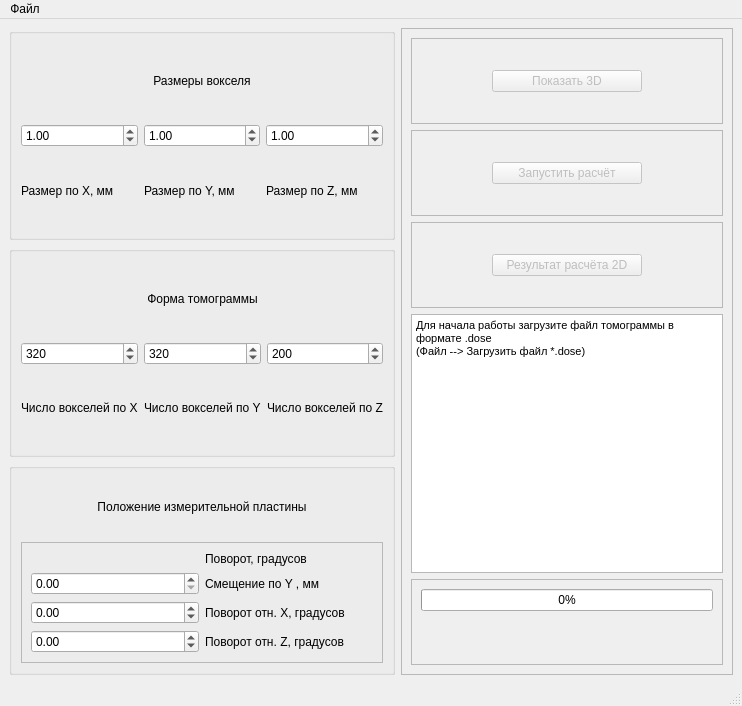
<?xml version="1.0" encoding="UTF-8"?>
<ui version="4.0">
 <class>MainWindow</class>
 <widget class="QMainWindow" name="MainWindow">
  <property name="geometry">
   <rect>
    <x>0</x>
    <y>0</y>
    <width>742</width>
    <height>706</height>
   </rect>
  </property>
  <property name="windowTitle">
   <string>Dose Verification</string>
  </property>
  <widget class="QWidget" name="centralwidget">
   <layout class="QGridLayout" name="gridLayout_8">
    <item row="0" column="0">
     <layout class="QVBoxLayout" name="verticalLayout_5">
      <item>
       <widget class="QGroupBox" name="groupBoxLeftUp">
        <property name="title">
         <string/>
        </property>
        <layout class="QGridLayout" name="gridLayout">
         <item row="2" column="0">
          <widget class="QLabel" name="label_2">
           <property name="text">
            <string>Размер по X, мм</string>
           </property>
          </widget>
         </item>
         <item row="2" column="2">
          <widget class="QLabel" name="label_4">
           <property name="text">
            <string>Размер по Z, мм</string>
           </property>
          </widget>
         </item>
         <item row="1" column="1">
          <widget class="QDoubleSpinBox" name="doubleSpinBoxYSize">
           <property name="value">
            <double>1.000000000000000</double>
           </property>
          </widget>
         </item>
         <item row="1" column="0">
          <widget class="QDoubleSpinBox" name="doubleSpinBoxXSize">
           <property name="singleStep">
            <double>1.000000000000000</double>
           </property>
           <property name="value">
            <double>1.000000000000000</double>
           </property>
          </widget>
         </item>
         <item row="0" column="1">
          <widget class="QLabel" name="label">
           <property name="text">
            <string>Размеры вокселя</string>
           </property>
           <property name="alignment">
            <set>Qt::AlignCenter</set>
           </property>
          </widget>
         </item>
         <item row="2" column="1">
          <widget class="QLabel" name="label_3">
           <property name="text">
            <string>Размер по Y, мм</string>
           </property>
          </widget>
         </item>
         <item row="1" column="2">
          <widget class="QDoubleSpinBox" name="doubleSpinBoxZSize">
           <property name="value">
            <double>1.000000000000000</double>
           </property>
          </widget>
         </item>
        </layout>
       </widget>
      </item>
      <item>
       <widget class="QGroupBox" name="groupBox_LeftCenter">
        <property name="title">
         <string/>
        </property>
        <layout class="QGridLayout" name="gridLayout_2">
         <item row="2" column="1">
          <widget class="QLabel" name="label_7">
           <property name="text">
            <string>Число вокселей по Y</string>
           </property>
          </widget>
         </item>
         <item row="1" column="0">
          <widget class="QSpinBox" name="spinBoxShapeX">
           <property name="maximum">
            <number>1000000</number>
           </property>
           <property name="value">
            <number>320</number>
           </property>
          </widget>
         </item>
         <item row="1" column="1">
          <widget class="QSpinBox" name="spinBoxShapeY">
           <property name="maximum">
            <number>1000000</number>
           </property>
           <property name="value">
            <number>320</number>
           </property>
          </widget>
         </item>
         <item row="2" column="2">
          <widget class="QLabel" name="label_8">
           <property name="text">
            <string>Число вокселей по Z</string>
           </property>
          </widget>
         </item>
         <item row="2" column="0">
          <widget class="QLabel" name="label_6">
           <property name="text">
            <string>Число вокселей по X</string>
           </property>
          </widget>
         </item>
         <item row="0" column="1">
          <widget class="QLabel" name="label_5">
           <property name="text">
            <string>Форма томограммы</string>
           </property>
           <property name="alignment">
            <set>Qt::AlignCenter</set>
           </property>
          </widget>
         </item>
         <item row="1" column="2">
          <widget class="QSpinBox" name="spinBoxShapeZ">
           <property name="maximum">
            <number>1000000</number>
           </property>
           <property name="value">
            <number>200</number>
           </property>
          </widget>
         </item>
        </layout>
       </widget>
      </item>
      <item>
       <widget class="QGroupBox" name="groupBox_LeftDown">
        <property name="title">
         <string/>
        </property>
        <layout class="QVBoxLayout" name="verticalLayout">
         <item>
          <widget class="QLabel" name="label_9">
           <property name="text">
            <string>Положение измерительной пластины</string>
           </property>
           <property name="alignment">
            <set>Qt::AlignCenter</set>
           </property>
          </widget>
         </item>
         <item>
          <widget class="QFrame" name="frame_8">
           <property name="frameShape">
            <enum>QFrame::StyledPanel</enum>
           </property>
           <property name="frameShadow">
            <enum>QFrame::Raised</enum>
           </property>
           <layout class="QGridLayout" name="gridLayout_7">
            <item row="2" column="2">
             <widget class="QLabel" name="label_13">
              <property name="text">
               <string>Смещение по Y , мм</string>
              </property>
              <property name="alignment">
               <set>Qt::AlignLeading|Qt::AlignLeft|Qt::AlignVCenter</set>
              </property>
             </widget>
            </item>
            <item row="4" column="2">
             <widget class="QLabel" name="label_12">
              <property name="text">
               <string>Поворот отн. Z, градусов</string>
              </property>
              <property name="alignment">
               <set>Qt::AlignLeading|Qt::AlignLeft|Qt::AlignVCenter</set>
              </property>
             </widget>
            </item>
            <item row="3" column="1">
             <widget class="QDoubleSpinBox" name="doubleSpinBox_RotX">
              <property name="decimals">
               <number>2</number>
              </property>
              <property name="minimum">
               <double>-90.000000000000000</double>
              </property>
              <property name="maximum">
               <double>90.000000000000000</double>
              </property>
             </widget>
            </item>
            <item row="4" column="1">
             <widget class="QDoubleSpinBox" name="doubleSpinBox_RotZ">
              <property name="minimum">
               <double>-90.000000000000000</double>
              </property>
              <property name="maximum">
               <double>90.000000000000000</double>
              </property>
             </widget>
            </item>
            <item row="0" column="2">
             <widget class="QLabel" name="label_14">
              <property name="text">
               <string>Поворот, градусов</string>
              </property>
             </widget>
            </item>
            <item row="3" column="2">
             <widget class="QLabel" name="label_11">
              <property name="text">
               <string>Поворот отн. X, градусов</string>
              </property>
              <property name="alignment">
               <set>Qt::AlignLeading|Qt::AlignLeft|Qt::AlignVCenter</set>
              </property>
             </widget>
            </item>
            <item row="2" column="1">
             <widget class="QDoubleSpinBox" name="doubleSpinBox_PlaceY">
              <property name="minimum">
               <double>0.000000000000000</double>
              </property>
              <property name="maximum">
               <double>1000.000000000000000</double>
              </property>
              <property name="singleStep">
               <double>1.000000000000000</double>
              </property>
             </widget>
            </item>
           </layout>
          </widget>
         </item>
        </layout>
       </widget>
      </item>
     </layout>
    </item>
    <item row="0" column="1">
     <widget class="QFrame" name="frame">
      <property name="maximumSize">
       <size>
        <width>421</width>
        <height>16777215</height>
       </size>
      </property>
      <property name="frameShape">
       <enum>QFrame::StyledPanel</enum>
      </property>
      <property name="frameShadow">
       <enum>QFrame::Raised</enum>
      </property>
      <layout class="QGridLayout" name="gridLayout_3">
       <item row="3" column="0">
        <widget class="QFrame" name="frame_2">
         <property name="frameShape">
          <enum>QFrame::StyledPanel</enum>
         </property>
         <property name="frameShadow">
          <enum>QFrame::Raised</enum>
         </property>
         <layout class="QGridLayout" name="gridLayout_6">
          <item row="1" column="0">
           <widget class="QPushButton" name="pushButton_ShowResult2D">
            <property name="enabled">
             <bool>false</bool>
            </property>
            <property name="maximumSize">
             <size>
              <width>150</width>
              <height>16777215</height>
             </size>
            </property>
            <property name="text">
             <string>Результат расчёта 2D</string>
            </property>
           </widget>
          </item>
         </layout>
        </widget>
       </item>
       <item row="0" column="0">
        <widget class="QFrame" name="frame_4">
         <property name="frameShape">
          <enum>QFrame::StyledPanel</enum>
         </property>
         <property name="frameShadow">
          <enum>QFrame::Raised</enum>
         </property>
         <layout class="QGridLayout" name="gridLayout_4">
          <item row="0" column="0">
           <widget class="QPushButton" name="pushButton_Show3D">
            <property name="enabled">
             <bool>false</bool>
            </property>
            <property name="maximumSize">
             <size>
              <width>150</width>
              <height>16777215</height>
             </size>
            </property>
            <property name="text">
             <string>Показать 3D</string>
            </property>
           </widget>
          </item>
         </layout>
        </widget>
       </item>
       <item row="4" column="0">
        <widget class="QTextBrowser" name="textBrowser">
         <property name="maximumSize">
          <size>
           <width>391</width>
           <height>259</height>
          </size>
         </property>
         <property name="layoutDirection">
          <enum>Qt::LeftToRight</enum>
         </property>
         <property name="html">
          <string>&lt;!DOCTYPE HTML PUBLIC &quot;-//W3C//DTD HTML 4.0//EN&quot; &quot;http://www.w3.org/TR/REC-html40/strict.dtd&quot;&gt;
&lt;html&gt;&lt;head&gt;&lt;meta name=&quot;qrichtext&quot; content=&quot;1&quot; /&gt;&lt;style type=&quot;text/css&quot;&gt;
p, li { white-space: pre-wrap; }
&lt;/style&gt;&lt;/head&gt;&lt;body style=&quot; font-family:'MS Shell Dlg 2'; font-size:8.25pt; font-weight:400; font-style:normal;&quot;&gt;
&lt;p style=&quot; margin-top:0px; margin-bottom:0px; margin-left:0px; margin-right:0px; -qt-block-indent:0; text-indent:0px;&quot;&gt;Для начала работы загрузите файл томограммы в формате .dose&lt;/p&gt;
&lt;p style=&quot; margin-top:0px; margin-bottom:0px; margin-left:0px; margin-right:0px; -qt-block-indent:0; text-indent:0px;&quot;&gt;(Файл --&amp;gt; Загрузить файл *.dose)&lt;/p&gt;&lt;/body&gt;&lt;/html&gt;</string>
         </property>
        </widget>
       </item>
       <item row="5" column="0">
        <widget class="QFrame" name="frame_5">
         <property name="frameShape">
          <enum>QFrame::StyledPanel</enum>
         </property>
         <property name="frameShadow">
          <enum>QFrame::Raised</enum>
         </property>
         <layout class="QGridLayout" name="gridLayout_9">
          <item row="0" column="0">
           <widget class="QProgressBar" name="progressBar">
            <property name="value">
             <number>0</number>
            </property>
           </widget>
          </item>
          <item row="1" column="0">
           <widget class="QLabel" name="labelTtimeProgress">
            <property name="text">
             <string/>
            </property>
           </widget>
          </item>
         </layout>
        </widget>
       </item>
       <item row="1" column="0">
        <widget class="QFrame" name="frame_3">
         <property name="frameShape">
          <enum>QFrame::StyledPanel</enum>
         </property>
         <property name="frameShadow">
          <enum>QFrame::Raised</enum>
         </property>
         <layout class="QGridLayout" name="gridLayout_5">
          <item row="0" column="0">
           <widget class="QPushButton" name="pushButton_Run">
            <property name="enabled">
             <bool>false</bool>
            </property>
            <property name="maximumSize">
             <size>
              <width>150</width>
              <height>16777215</height>
             </size>
            </property>
            <property name="layoutDirection">
             <enum>Qt::LeftToRight</enum>
            </property>
            <property name="text">
             <string>Запустить расчёт</string>
            </property>
           </widget>
          </item>
         </layout>
        </widget>
       </item>
      </layout>
     </widget>
    </item>
   </layout>
  </widget>
  <widget class="QMenuBar" name="menubar">
   <property name="geometry">
    <rect>
     <x>0</x>
     <y>0</y>
     <width>742</width>
     <height>21</height>
    </rect>
   </property>
   <widget class="QMenu" name="menu">
    <property name="title">
     <string>Файл</string>
    </property>
    <addaction name="action_LoadTomo"/>
    <addaction name="action_ChoosePath"/>
    <addaction name="action"/>
   </widget>
   <addaction name="menu"/>
  </widget>
  <widget class="QStatusBar" name="statusbar"/>
  <action name="action_LoadTomo">
   <property name="text">
    <string>Загрузить файл *.dose</string>
   </property>
  </action>
  <action name="action_ChoosePath">
   <property name="text">
    <string>Выбрать путь сохранения</string>
   </property>
  </action>
  <action name="action">
   <property name="text">
    <string>Открыть сохранённую диаграмму *.npy</string>
   </property>
  </action>
 </widget>
 <resources/>
 <connections/>
</ui>
